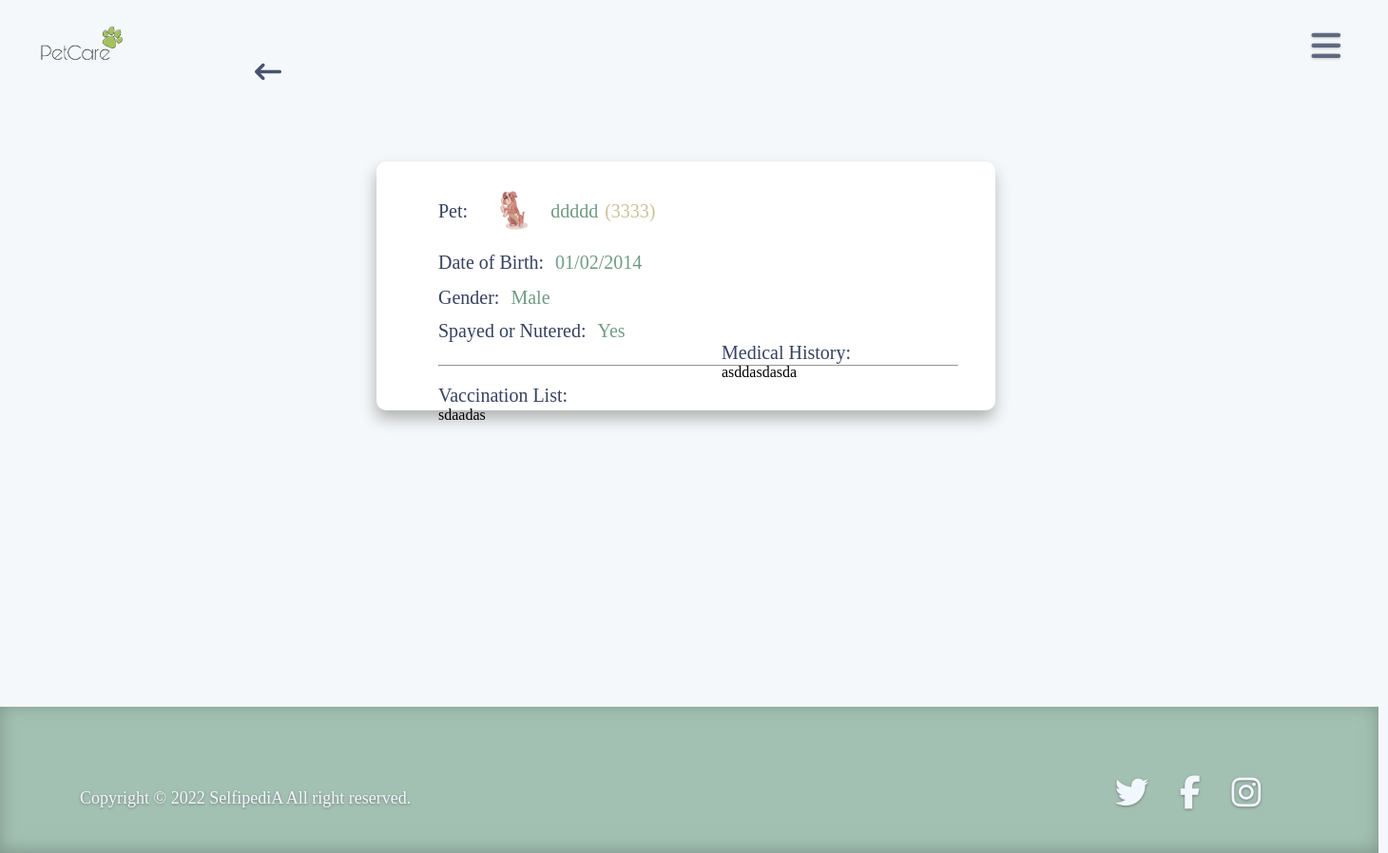
Screenshot of /managers/appointment-detailts.php?id=1 with the database file from the repository.
### tables this page shows
CREATE TABLE `pets` (
  `id` int(11) NOT NULL,
  `userId` int(11) NOT NULL,
  `petName` varchar(50) NOT NULL,
  `dateOfBirth` varchar(50) NOT NULL,
  `breed` varchar(50) NOT NULL,
  `gender` varchar(50) NOT NULL,
  `spayed` varchar(50) NOT NULL,
  `vaccinationList` text NOT NULL,
  `medicalHistory` text NOT NULL,
  `image` varchar(255) NOT NULL,
  `status` int(11) NOT NULL DEFAULT 1,
  `created_at` timestamp NOT NULL DEFAULT current_timestamp() ON UPDATE current_timestamp(),
  `updated_at` timestamp NOT NULL DEFAULT current_timestamp() ON UPDATE current_timestamp()
);

### managers/appointment-detailts.php (the view, shortened to what this page needs)
<?php
include '../db.php';
?>
<!DOCTYPE html>
<html>
    <head>
        <link rel="stylesheet" type="text/css" href="../css/style-viewDetails.css">
    </head>
    <body>
        <img class="logo" src="../images/logo2.png" alt="logo" width="500">
        <?php
$pets="";
 $sql = "SELECT * from pets  where id='" . $_GET['id'] . "' ";
$query = mysqli_query($db, $sql);
if (mysqli_num_rows($query) > 0) {
    while ($row1 = mysqli_fetch_assoc($query)) {
        $pets = $pets.' <div class="pets">
              <div class="pet-name">
                <p class="pet-subject">Pet:</p>
                <img src="../images/pet/'.$row1['image'] .'" alt="pet image" />
                <p class="pet-details">'.$row1['petName'] .'</p>
                <p class="pet-more-details">('. $row1['breed']  .')</p>
              </div>
              <div class="dateOfBirth">
                <p class="pet-subject">Date of Birth:</p>
                <p class="pet-details">'. $row1['dateOfBirth']  .'</p>
              </div>
              <div class="gender">
                <p class="pet-subject">Gender:</p>
                <p class="pet-details">'. $row1['gender']  .'</p>
              </div>
              <div class="spayed">
                <p class="pet-subject">Spayed or Nutered:</p>
                <p class="pet-details">'. $row1['spayed']  .'</p>
              </div>
              <hr />
              <div class="left">
                <div class="vaccine">
                  <p class="pet-subject">Vaccination List:</p>
                  '. $row1['vaccinationList']  .'
                </div>
                <div class="history">
                  <p class="pet-subject">Medical History:</p>
                  '. $row1['medicalHistory']  .'
                </div>
              </div>
            </div> ';
    }
}
echo $pets;
?>
        <div class="back">
            <a href="reqlist.php">
                <p><i class="fa-solid fa-arrow-left-long"></i></p>
            </a>
        </div>
        <div class="footer">
            <div class="social">
                <a href="#"><i class="fa-brands fa-twitter"></i></a>
                <a href="#"><i class="fa-brands fa-facebook-f"></i></a>
                <a href="#"><i class="fa-brands fa-instagram"></i></a>
            </div>
            <div class="rights">
                <p>Copyright &copy 2022 SelfipediA All right reserved.</p>
            </div>
        </div>
        <label for="check">
            <i class="fas fa-bars" id="btn"></i>
        </label>
    </body>
</html>

### css/style-viewDetails.css (style rules this page uses)
* { margin: 0; padding: 0; box-sizing: border-box; }
body { background: rgb(244, 248, 250); }
.back { margin-top: 62px; position: absolute; margin-left: 268px; }
.back i { font-size: 28px; color: rgb(55 66 98); opacity: 0.9; }
.footer { width: 1450px; height: 154px; position: absolute; margin-top: 744px; box-shadow: antiquewhite; box-shadow: inset 0px -2px 18px 0px rgb(98 126 112); background-color: rgb(142 180 161); opacity: 0.8; text-shadow: 0px 1px 3px #575757; }
.footer .social { margin-left: 1173px; font-size: 35px; margin-top: 72px; letter-spacing: 12px; color: aliceblue; }
.footer p { font-size: 18px; color: aliceblue; margin-left: 84px; margin-top: -26px; }
.footer a { color: aliceblue; }
label #btn,label #cancel2 { position: absolute; cursor: pointer; border-radius: 3px; }
label #btn { right: 49px; top: 25px; font-size: 35px; color: rgb(55 66 98 / 74%); padding: 6px 1px; text-shadow: 0px 1px 3px #ccc8c8; }
.logo { position: absolute; width: 289px; margin-top: -105px; margin-left: -60px; }
.pets { position: absolute; display: flex; flex-direction: column; background-color: #fff; border-radius: 10px; margin: 158px; margin-left: 396px; margin-top: 170px; width: 651px; box-shadow: -1px 9px 16px 0px #b3b3b3; padding-top: 26px; padding-left: 65px; padding-bottom: 31px; padding-right: 39px; }
.pet-name { display: flex; }
.pets .pet-name img { width: 59px; border-radius: 50%; margin-left: 16px; }
.pet-name .pet-subject { padding-top: 15px; }
.pet-name .pet-details { padding-top: 15px; }
.pet-more-details { padding-top: 15px; margin-left: 7px; color: rgb(200 188 141); opacity: 0.9; }
.pets p { font-family: "Times New Roman", Times, serif; font-size: 20px; }
.pet-details { color: rgb(113 155 133); margin-left: 12px; }
.pet-subject { color: rgb(55,66,98); }
.dateOfBirth { display: flex; margin: 10px 0px; }
.gender { display: flex; margin: 4px 0px; }
.spayed { display: flex; margin: 8px 0px; }
.pets hr { margin-top: 16px; }
.vaccine { margin-top: 19px; }
.history { margin-top: -86px; margin-left: 298px; }

### rows the page displays
pets: image (picture), petName "ddddd", breed "3333", dateOfBirth "01/02/2014", gender "Male", spayed "Yes", vaccinationList "sdaadas", medicalHistory "asddasdasda"
